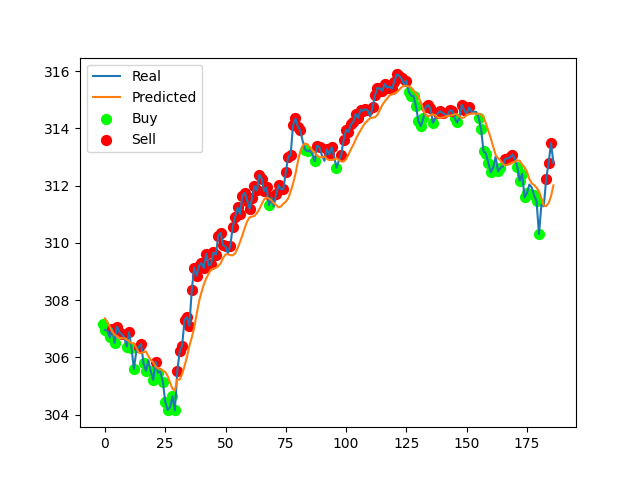

The script that saved this image:
import numpy as np
from keras.models import load_model
from util import csv_to_dataset, history_points

model = load_model('technical_model.h5')

ohlcv_histories, technical_indicators, next_day_open_values, unscaled_y, y_normaliser = csv_to_dataset('AAPL_intraday.csv')

test_split = 0.9
n = int(ohlcv_histories.shape[0] * test_split)

ohlcv_train = ohlcv_histories[:n]
tech_ind_train = technical_indicators[:n]
y_train = next_day_open_values[:n]

ohlcv_test = ohlcv_histories[n:]
tech_ind_test = technical_indicators[n:]
y_test = next_day_open_values[n:]

unscaled_y_test = unscaled_y[n:]

y_test_predicted = model.predict([ohlcv_test, tech_ind_test])
y_test_predicted = y_normaliser.inverse_transform(y_test_predicted)

buys = []
sells = []
thresh = 0.1

start = 0
end = -1

x = -1
for ohlcv, ind in zip(ohlcv_test[start: end], tech_ind_test[start: end]):
    normalised_price_today = ohlcv[-1][0]
    normalised_price_today = np.array([[normalised_price_today]])
    price_today = y_normaliser.inverse_transform(normalised_price_today)
    predicted_price_tomorrow = np.squeeze(y_normaliser.inverse_transform(model.predict([[ohlcv], [ind]])))
    delta = predicted_price_tomorrow - price_today
    if delta > thresh:
        buys.append((x, price_today[0][0]))
    elif delta < -thresh:
        sells.append((x, price_today[0][0]))
    x += 1
print(f"buys: {len(buys)}")
print(f"sells: {len(sells)}")


def compute_earnings(buys_, sells_):
    purchase_amt = 10
    stock = 0
    balance = 0
    while len(buys_) > 0 and len(sells_) > 0:
        if buys_[0][0] < sells_[0][0]:
            # time to buy $10 worth of stock
            balance -= purchase_amt
            stock += purchase_amt / buys_[0][1]
            buys_.pop(0)
        else:
            # time to sell all of our stock
            balance += stock * sells_[0][1]
            stock = 0
            sells_.pop(0)
    print(f"earnings: ${balance}")


# we create new lists so we dont modify the original
compute_earnings([b for b in buys], [s for s in sells])

import matplotlib.pyplot as plt

plt.gcf().set_size_inches(22, 15, forward=True)
fig = plt.figure()
real = plt.plot(unscaled_y_test[start:end], label='real')
pred = plt.plot(y_test_predicted[start:end], label='predicted')

if len(buys) > 0:
    plt.scatter(list(list(zip(*buys))[0]), list(list(zip(*buys))[1]), c='#00ff00', s=50)
if len(sells) > 0:
    plt.scatter(list(list(zip(*sells))[0]), list(list(zip(*sells))[1]), c='#ff0000', s=50)

# real = plt.plot(unscaled_y[start:end], label='real')
# pred = plt.plot(y_predicted[start:end], label='predicted')

plt.legend(['Real', 'Predicted', 'Buy', 'Sell'])

plt.show()
fig.savefig('trading_algo.png')
